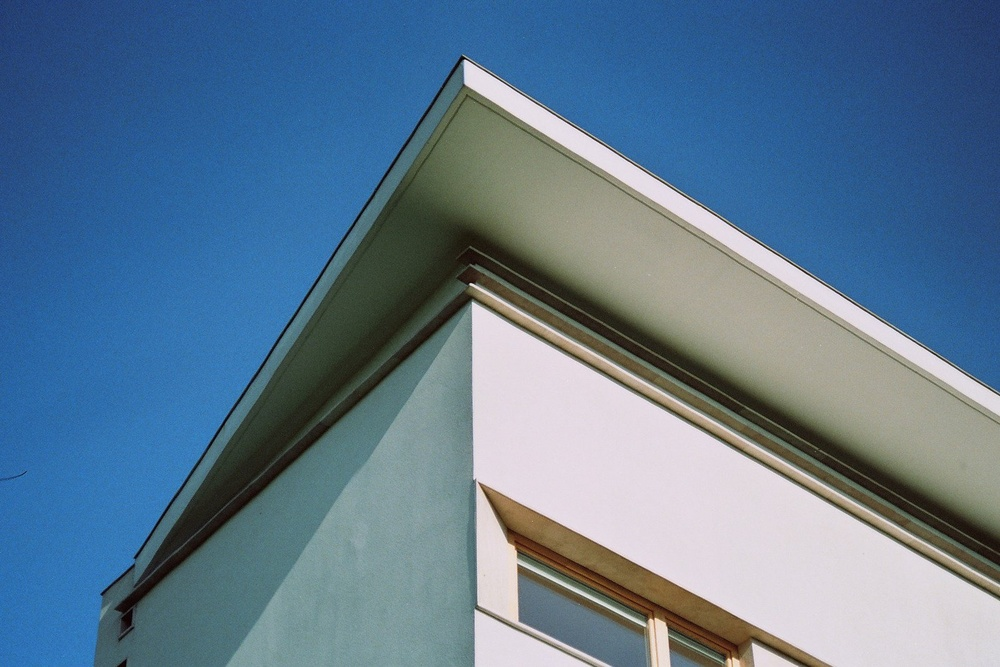
%> input picture Assignment7/5.jpg, 1000 x 667 px, shrunk from 1599 x 1066 before the run
$ octave Q1_main.m   (GNU Octave 9; MATLAB toolbox functions it lacks are replaced by stand-ins)
%> lines starting %> are read from the running program, lines starting %| are printed output that depends on the picture
%> further down, I is the input picture: size 667x1000x3 uint8; mean R, G, B 95.2, 121.7, 144.8
### Assignment7/detectCorners.m
function outp = detectCorners(inp,sig1,sig2,alpha)
%> called with sig1 = 0.7, sig2 = 3, alpha = 0.04
   I1 = im2double(rgb2gray(inp));
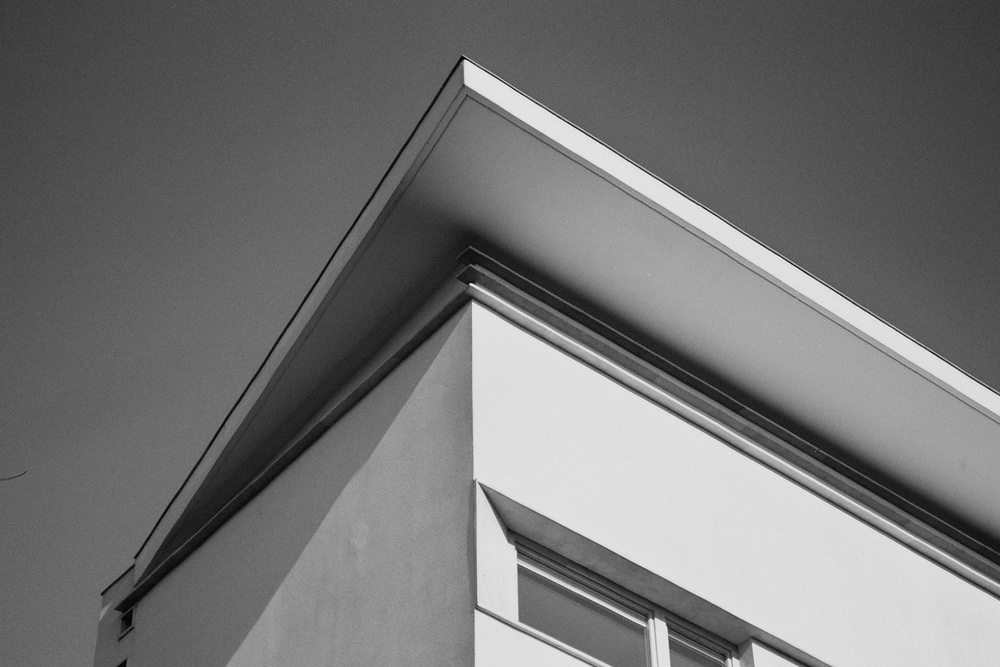
%> I1: size 667x1000 double; min 0, max 0.957, mean 0.456

   % Step A
   f = fspecial('gaussian', round(6*sig1), sig1);
   I2 = imfilter(I1, f,'same');

   wx = [-1 -2 -1;0 0 0;1 2 1];
   wy = wx';

   gx = imfilter(I2, wx,'same');
   gy = imfilter(I2, wy,'same');
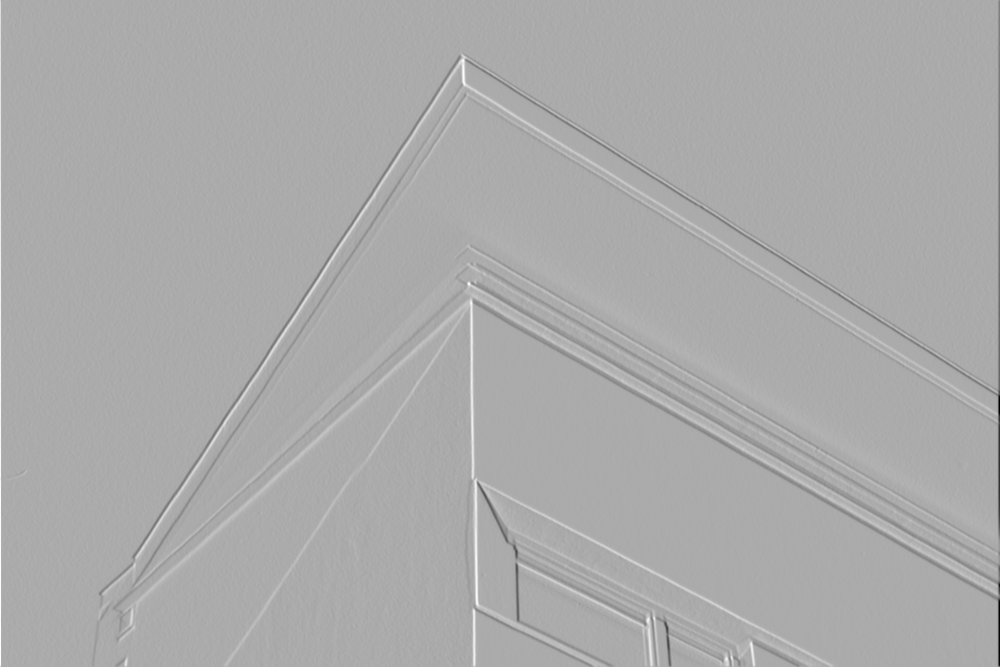
%> gy: size 667x1000 double; min -3.26, max 1.6, mean -0.000421; drawn with min black and max white

   % Step B
   A = gx.^2;
   B = gx.*gy;
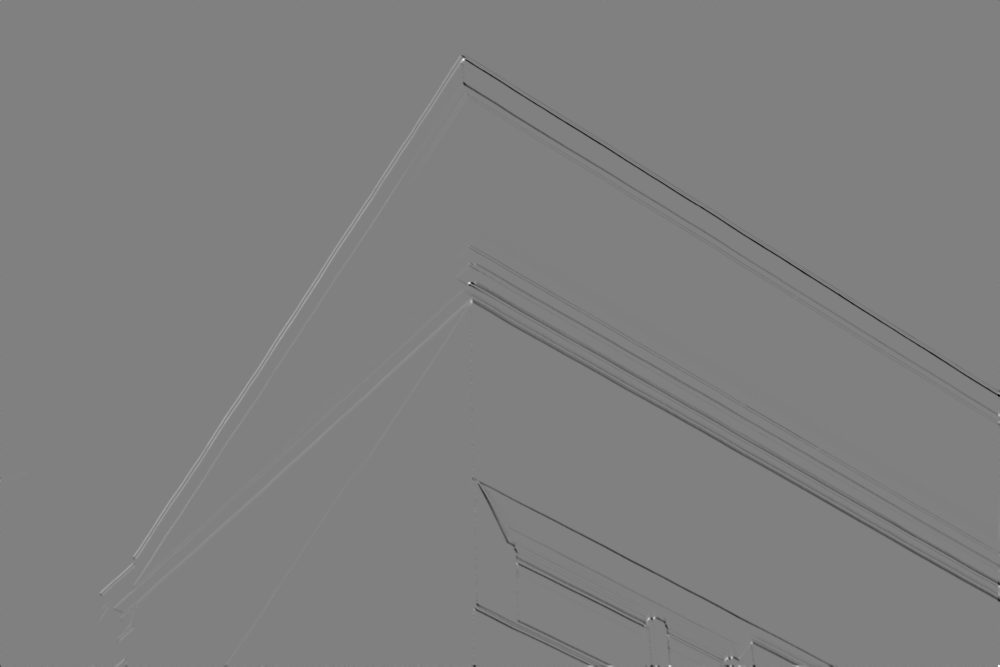
%> B: size 667x1000 double; min -2.37, max 2.34, mean -0.00993; drawn with min black and max white
   C = gy.^2;

   % Step C
   f2 = fspecial('gaussian', round(6*sig2), sig2);

   Ag = imfilter(A, f2,'same');
   Bg = imfilter(B, f2,'same');
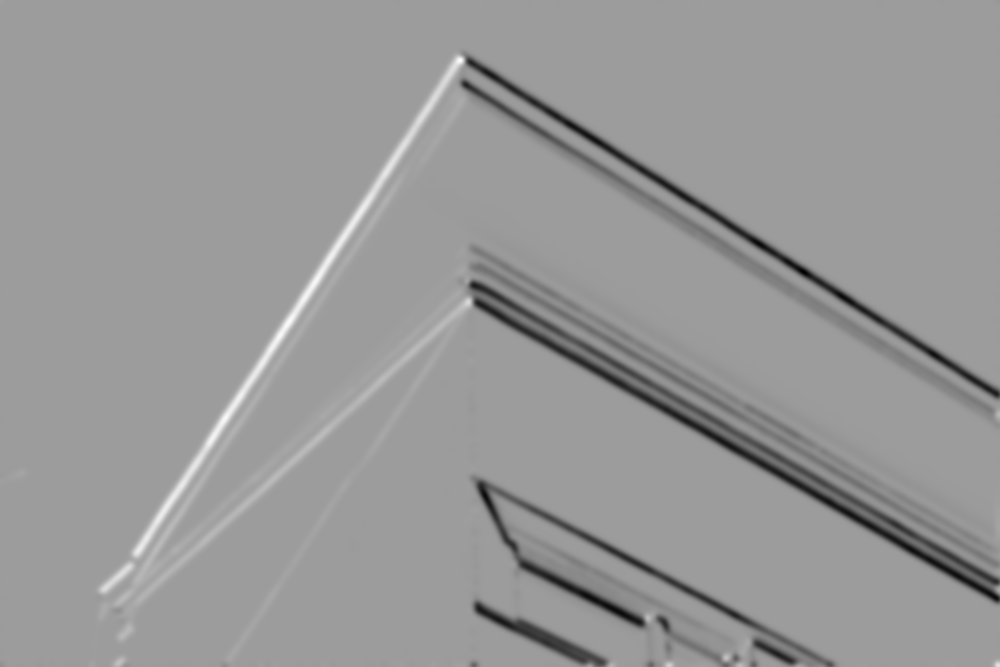
%> Bg: size 667x1000 double; min -0.37, max 0.234, mean -0.00991; drawn with min black and max white
   Cg = imfilter(C, f2,'same');

   % Step D
   tr = Ag + Cg;
   det = Ag.*Cg - Bg.*Bg;

   % Step E
   R = det - alpha.*((tr).^2);
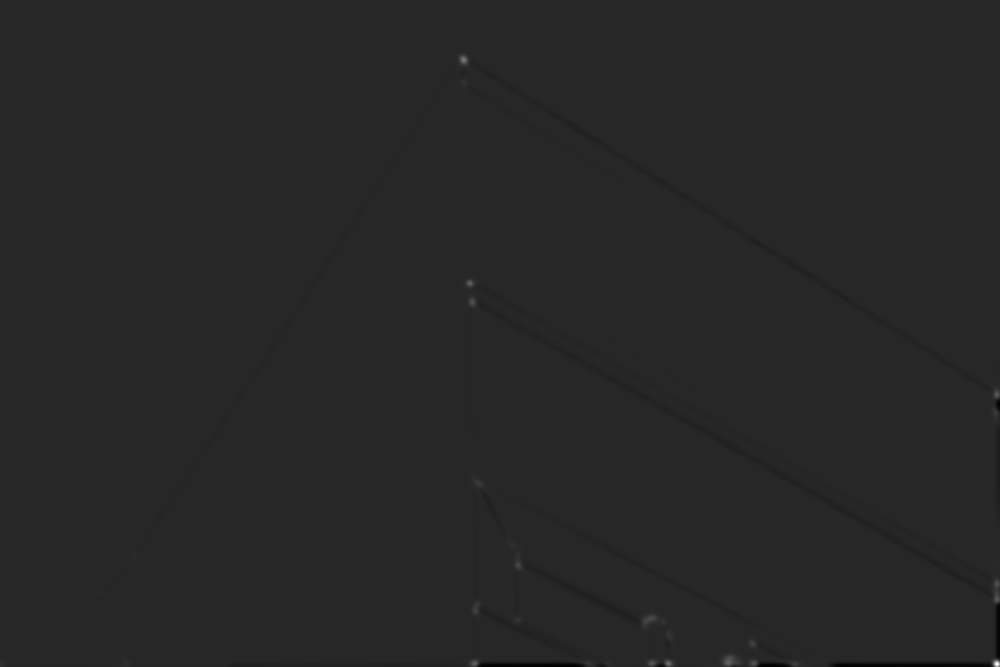
%> R: size 667x1000 double; min -0.137, max 0.742, mean -0.00054; drawn with min black and max white

   % Step F
   radius = 1;
   N = 2 * radius + 1;
   Rdilated = imdilate (R, strel('disk', N)); % Grey scale dilate.

   % Step G
   R0 = 0.01 * max(max(R));
%> R0 = 0.00742
   corners = (R == Rdilated) & (R > R0);
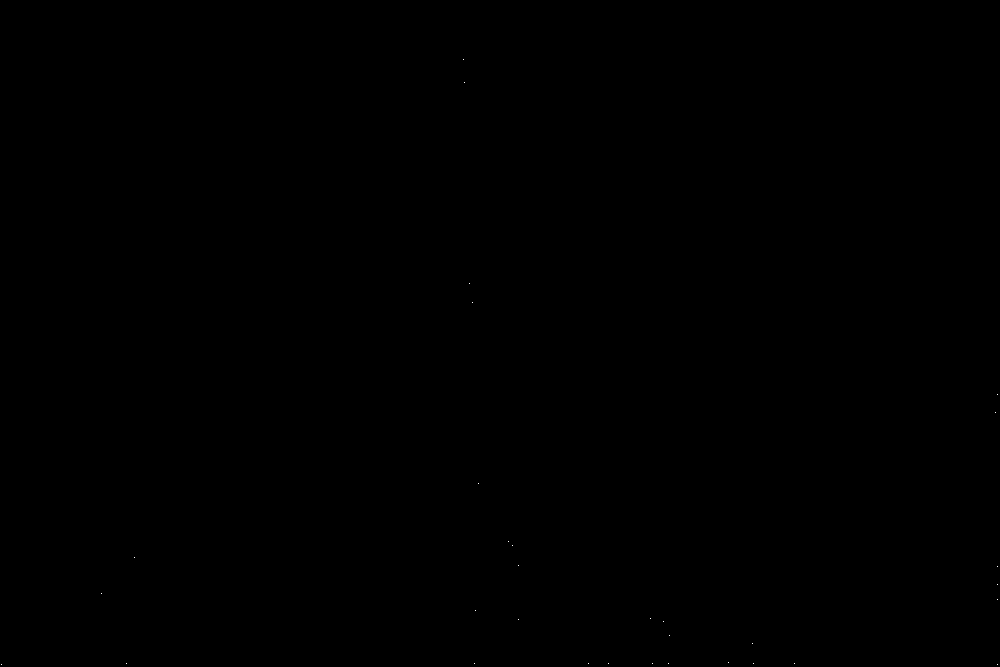
%> corners: size 667x1000 logical; 0% white in thin lines or dots

   outp = corners;

   % Step H
   [r, c] = find(outp); % Find row,col coords .
%> r = 32 values from 60 to 665; c = 32 values from 2 to 998
   figure, imshow (inp),title('Image with Detected Corners'), hold on
   plot(c, r, 'rs');

end

### Assignment7/Q1_main.m
%% Computer Vision Course - Assignment 07

%% Q1 - Mohammadamin Lari - Student# 66427311

clc
clear all
close all

I = imread('5.jpg');
ImageWithCorners = detectCorners(I,0.7,3,0.04);
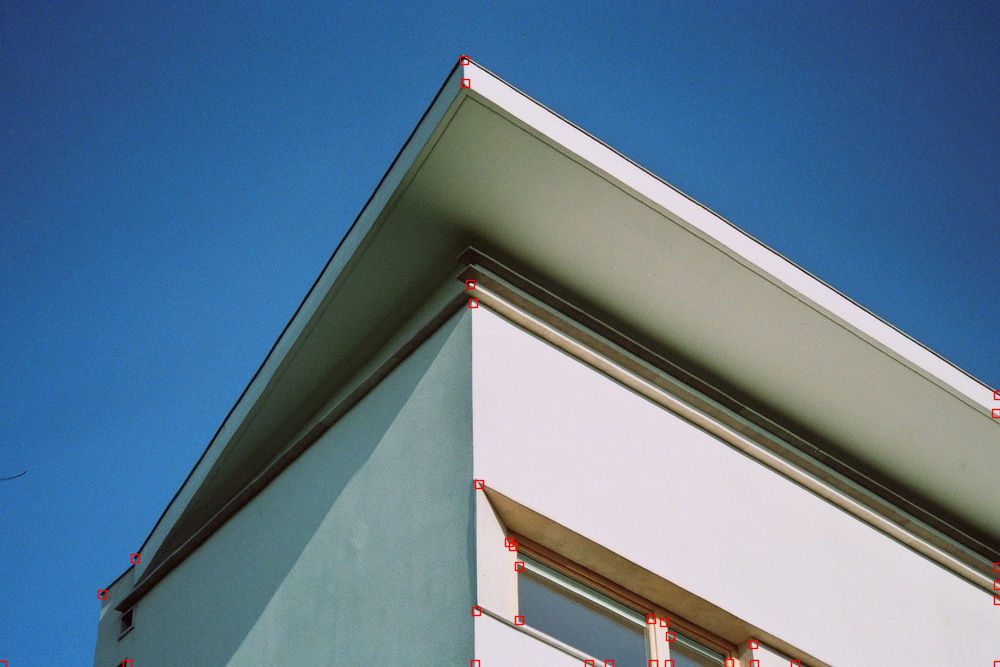
%> figure redrawn from the program's plot data; its title reads 'Image with Detected Corners'

$ run again, with Assignment7/7.PNG saved as Assignment7/5.jpg
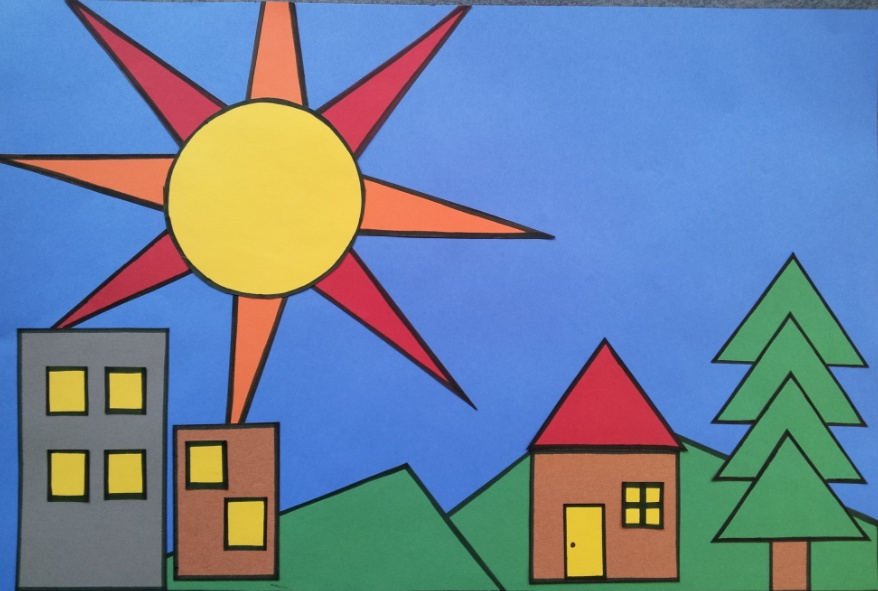
%> input picture Assignment7/7.PNG, 878 x 591 px
%> I is the input picture: size 591x878x3 uint8; mean R, G, B 108.9, 130.2, 156.5
%> in detectCorners, `R = det - alpha.*((tr).^2);`:
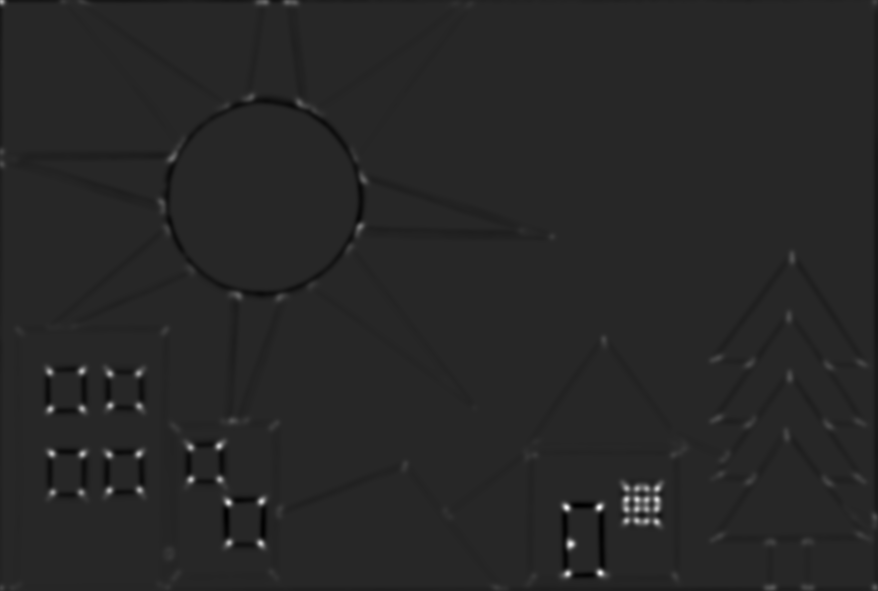
%> R: size 591x878 double; min -0.041, max 0.223, mean -2.41e-05; drawn with min black and max white
%> R0 = 0.00223
%> corners: size 591x878 logical; 0.03% white in thin lines or dots
%> r = 137 values from 2 to 589; c = 137 values from 2 to 876
%> `ImageWithCorners = detectCorners(I,0.7,3,0.04);`:
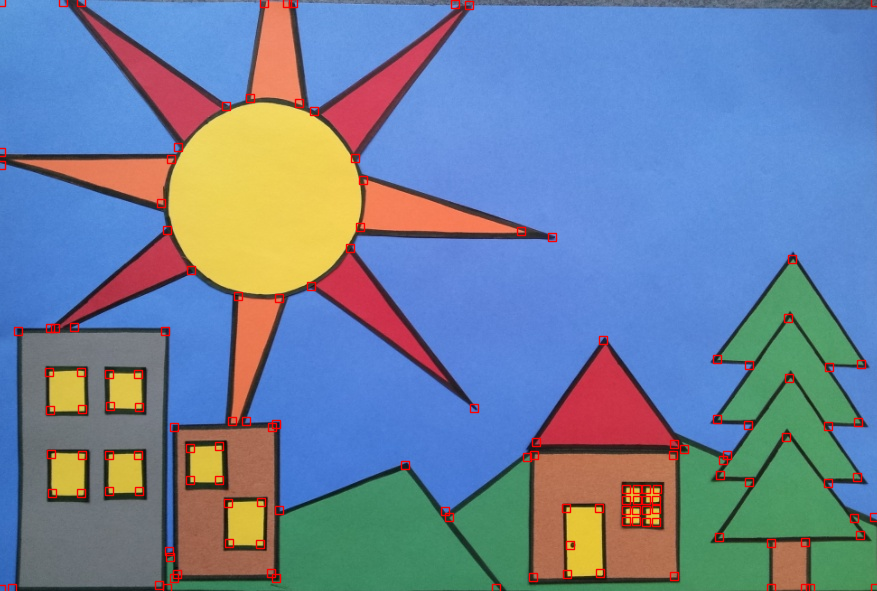
%> figure redrawn from the program's plot data; its title reads 'Image with Detected Corners'

$ run again, with Assignment7/8.PNG saved as Assignment7/5.jpg
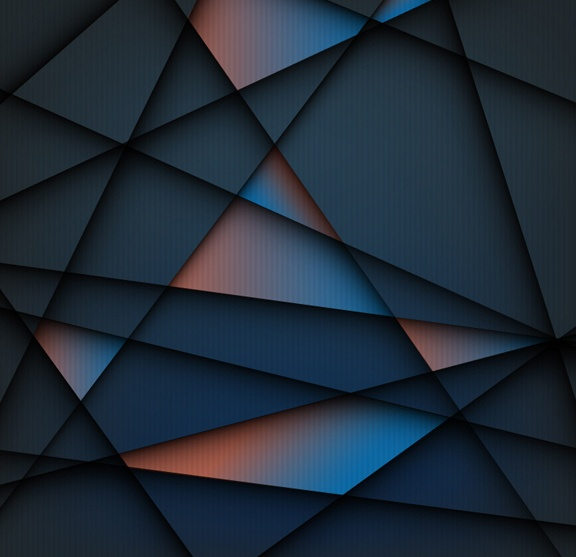
%> input picture Assignment7/8.PNG, 576 x 557 px
%> I is the input picture: size 557x576x3 uint8; mean R, G, B 31, 43.1, 55.8
%> R0 = 0.000225
%> corners: size 557x576 logical; 0.01% white in thin lines or dots
%> r = 30 values from 2 to 555; c = 30 values from 2 to 574
%> `ImageWithCorners = detectCorners(I,0.7,3,0.04);`:
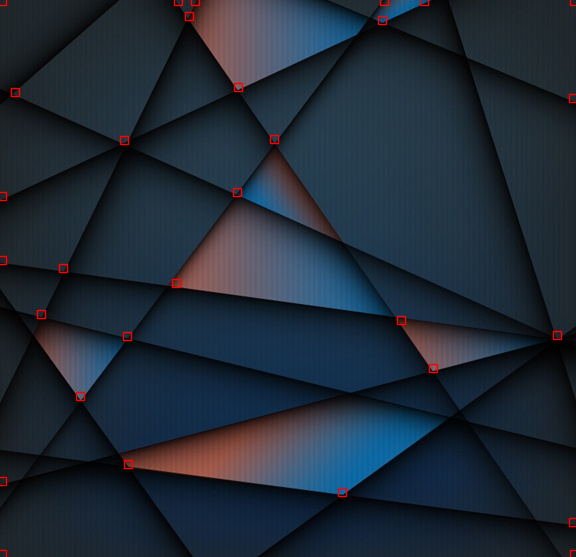
%> figure redrawn from the program's plot data; its title reads 'Image with Detected Corners'
